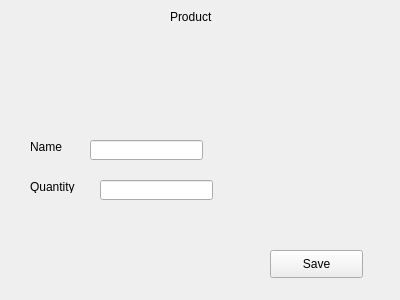
<?xml version="1.0" encoding="UTF-8"?>
<ui version="4.0">
 <class>product</class>
 <widget class="QWidget" name="product">
  <property name="geometry">
   <rect>
    <x>0</x>
    <y>0</y>
    <width>400</width>
    <height>300</height>
   </rect>
  </property>
  <property name="windowTitle">
   <string>Form</string>
  </property>
  <widget class="QLabel" name="label">
   <property name="geometry">
    <rect>
     <x>170</x>
     <y>10</y>
     <width>47</width>
     <height>13</height>
    </rect>
   </property>
   <property name="text">
    <string>Product</string>
   </property>
  </widget>
  <widget class="QLabel" name="label_2">
   <property name="geometry">
    <rect>
     <x>30</x>
     <y>180</y>
     <width>47</width>
     <height>13</height>
    </rect>
   </property>
   <property name="text">
    <string>Quantity</string>
   </property>
  </widget>
  <widget class="QLabel" name="label_3">
   <property name="geometry">
    <rect>
     <x>30</x>
     <y>140</y>
     <width>47</width>
     <height>13</height>
    </rect>
   </property>
   <property name="text">
    <string>Name</string>
   </property>
  </widget>
  <widget class="QLineEdit" name="name_LineEdit">
   <property name="geometry">
    <rect>
     <x>90</x>
     <y>140</y>
     <width>113</width>
     <height>20</height>
    </rect>
   </property>
  </widget>
  <widget class="QLineEdit" name="quantity_LineEdit">
   <property name="geometry">
    <rect>
     <x>100</x>
     <y>180</y>
     <width>113</width>
     <height>20</height>
    </rect>
   </property>
  </widget>
  <widget class="QPushButton" name="saveButton">
   <property name="geometry">
    <rect>
     <x>270</x>
     <y>250</y>
     <width>93</width>
     <height>28</height>
    </rect>
   </property>
   <property name="text">
    <string>Save</string>
   </property>
  </widget>
 </widget>
 <resources/>
 <connections/>
</ui>
